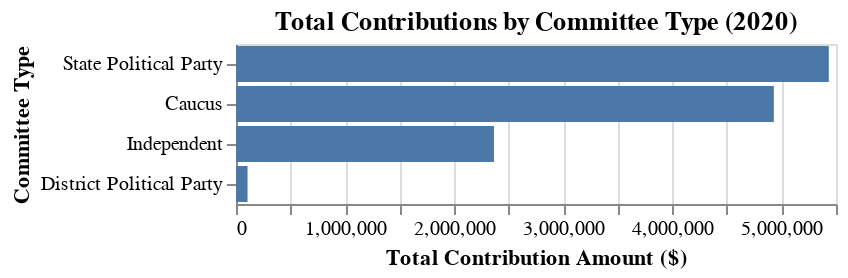

The notebook cell saved with this chart:
### Markdown cell above
## 4.3 Altair

Here's how you can create a box plot for a single column using `altair`.

### Code cell
df = sample_contribution4_2020.copy()
df["amount"] = pd.to_numeric(df["amount"], errors="coerce")
df = df.dropna(subset=["amount", "com_type"])

# Sum Total per Committee Type
df_summary = df.groupby("com_type", as_index=False)["amount"].sum()

# Disable Altair's 5k Max Rows
alt.data_transformers.disable_max_rows()

chart = (
    alt.Chart(df_summary)
    .mark_bar()
    .encode(
        x=alt.X("amount:Q", title="Total Contribution Amount ($)"),
        y=alt.Y("com_type:N", sort="-x", title="Committee Type"),
        tooltip=["com_type", alt.Tooltip("amount:Q", format=",.0f")]
    )
    .properties(
        title="Total Contributions by Committee Type (2020)"
    )
)

chart.show()

### Figure 1 — Vega-Lite specification as saved in the notebook (floating-point values rounded to 4 significant figures)
{"config": {"view": {"continuousWidth": 300, "continuousHeight": 300}}, "data": {"name": "data-f6ac6784b5f0ae93cef5ced04d8a6bc3"}, "mark": {"type": "bar"}, "encoding": {"tooltip": [{"field": "com_type", "type": "nominal"}, {"field": "amount", "format": ",.0f", "type": "quantitative"}], "x": {"field": "amount", "title": "Total Contribution Amount ($)", "type": "quantitative"}, "y": {"field": "com_type", "sort": "-x", "title": "Committee Type", "type": "nominal"}}, "title": "Total Contributions by Committee Type (2020)", "$schema": "https://vega.github.io/schema/vega-lite/v5.20.1.json", "datasets": {"data-f6ac6784b5f0ae93cef5ced04d8a6bc3": [{"com_type": "Caucus", "amount": 4930000.0}, {"com_type": "District Political Party", "amount": 105800.0}, {"com_type": "Independent", "amount": 2365000.0}, {"com_type": "State Political Party", "amount": 5434000.0}]}}
